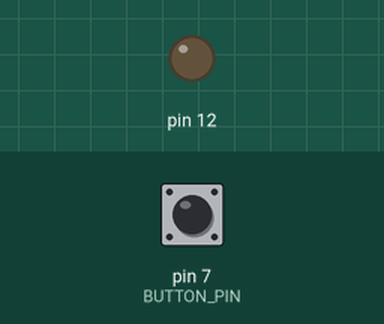
This sketch was run on a simulated Arduino Uno, built with avr-gcc and run on an emulated ATmega328P. Shown: output pins drawn as LEDs (lit = HIGH). The test bench sets the inputs (shaded band); at power-on: pin 7 (BUTTON_PIN) HIGH. What the sketch prints to the serial monitor is not drawn.

Above: at 1.2 s.
1.3 s: pin 7 (BUTTON_PIN) pulled LOW for 0.15 s
At 1.37 s:
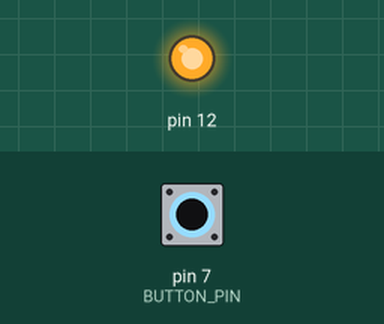
2.9 s: pin 7 (BUTTON_PIN) pulled LOW for 3.2 s
At 6.9 s:
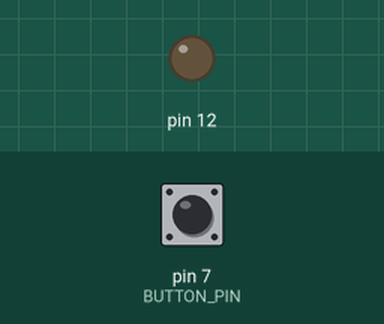
Timing chart, 0 to 8.4 s (numbered marks = the images above; inputs shaded):
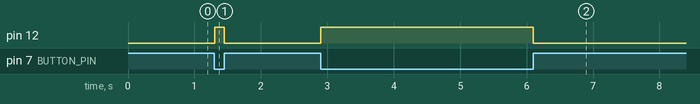

Measured:
- after the input at 1.3 s, pin 12: LOW → HIGH at once, → LOW 0.15 s later
- after the input at 2.9 s, pin 12: LOW → HIGH at once, → LOW 3.2 s later

The sketch:

push-button-led.ino
```cpp
// constants won't change. They're used here to set pin numbers:
const int BUTTON_PIN = 7;       // the number of the pushbutton pin

void setup() {
  pinMode(12,OUTPUT);
  Serial.begin(9600);
  pinMode(BUTTON_PIN, INPUT_PULLUP);
}

void loop() {
  // read the state of the switch/button:
  int buttonState = digitalRead(BUTTON_PIN);

  if (buttonState==0)
     digitalWrite(12,HIGH);
  else
    digitalWrite(12,LOW);

  // print out the button's state
  Serial.println(buttonState);
}
```
